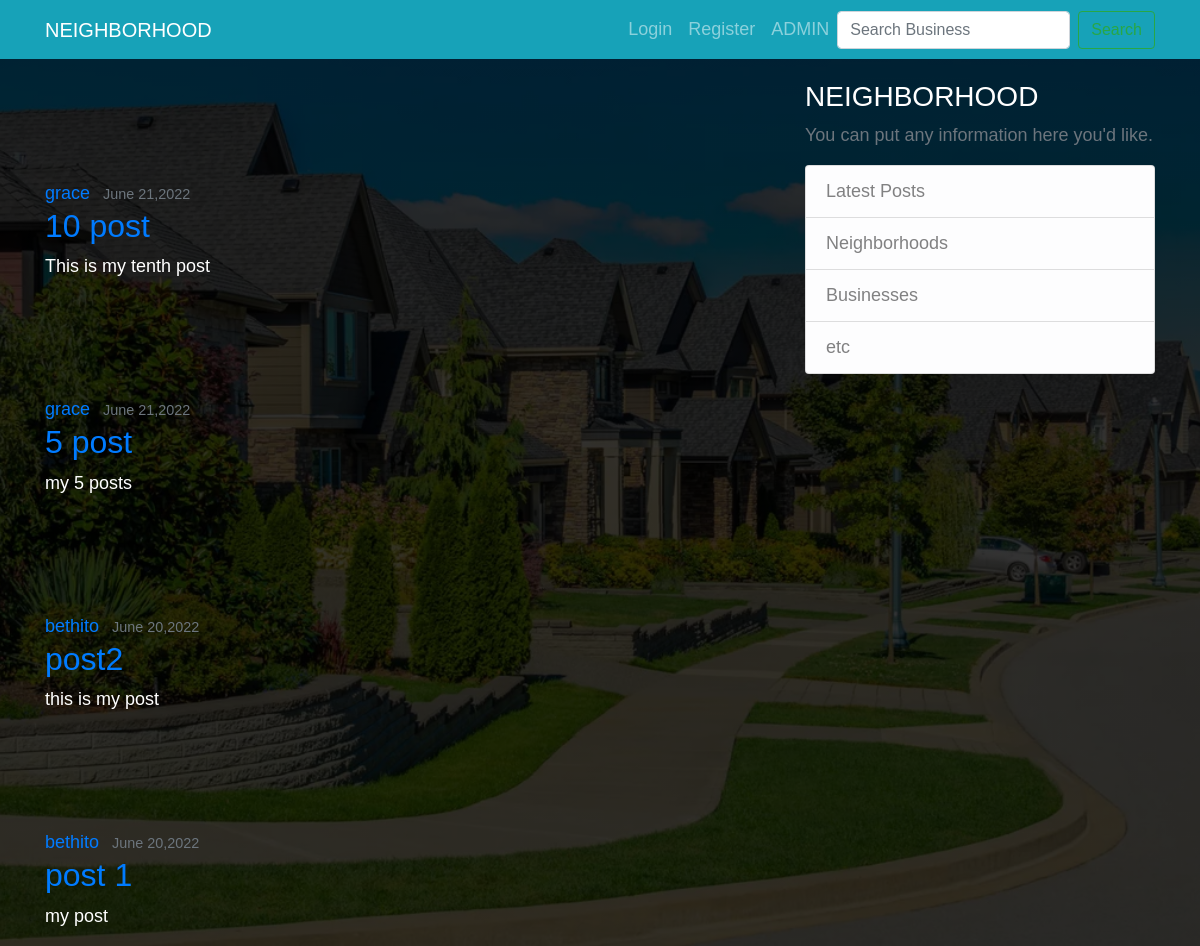
/index/, run on an earlier commit of the app's database.
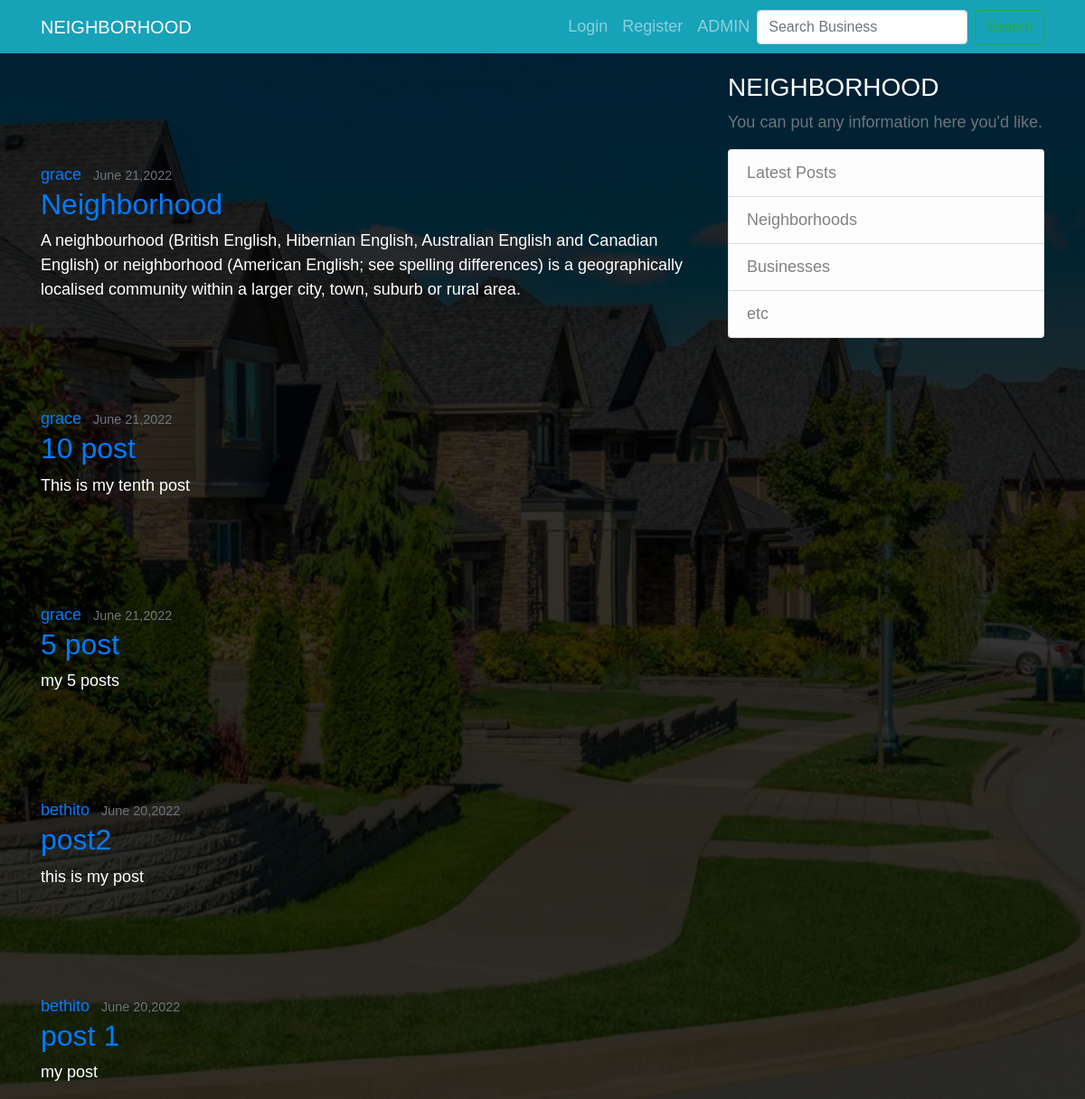
And on a later commit of the database.
### neighbor/models.py (models this page shows, shortened)
class post(models.Model):
    title = models.CharField(max_length=100)
    content = models.TextField()
    date_posted = models.DateTimeField(default=timezone.now)
    author = models.ForeignKey(User, on_delete=models.CASCADE)

### neighbor/views.py (the view)
# urls.py: path('index/', PostListView.as_view(), name='index'),
class PostListView(ListView):
    model = post
    template_name = 'index.html'
    context_object_name = 'posts'
    ordering = ['-date_posted']

### neighbor/models.py (called while the page is built)
    def __str__(self):
        return f'{self.user.username} Profile'

### neighbor/templates/index.html (shortened to what this page needs)
{% extends 'base.html' %}
{% block content %}
{%for post in posts%}
 <div class="container" style="margin-top: 100px;">
  <div class="row">
    <article class="media content-section">
        <div class="media-body">
          <div class="article-metadata">
            <a class="mr-2" href="#">{{ post.author }}</a>
            <small class="text-muted">{{ post.date_posted|date:"F d,Y"}}</small>
          </div>
          <h2><a class="article-title" href="{% url 'post-detail' post.id%}">{{ post.title }}</a></h2>
          <p class="article-content">{{ post.content }}</p>
        </div>
      </article>
  </div>
 </div>
{% endfor %}
{% endblock %}

What changed in the data, as far as the page shows it:
added post: author "grace", date_posted "June 21,2022", title "Neighborhood", content "A neighbourhood (British English, Hibernian English, Australian English and Canadian English) or neighborhood (American English; see spelling differences) is a geographically localised community within a larger city, town, suburb or rural area."
